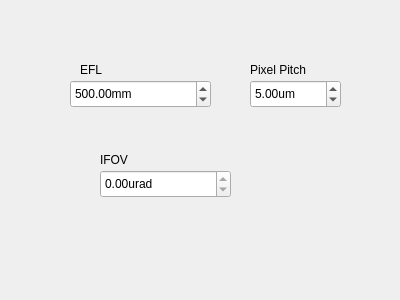
<?xml version="1.0" encoding="UTF-8"?>
<ui version="4.0">
 <class>Form</class>
 <widget class="QWidget" name="Form">
  <property name="geometry">
   <rect>
    <x>0</x>
    <y>0</y>
    <width>400</width>
    <height>300</height>
   </rect>
  </property>
  <property name="windowTitle">
   <string>Form</string>
  </property>
  <widget class="QDoubleSpinBox" name="eflSpinBox">
   <property name="geometry">
    <rect>
     <x>70</x>
     <y>80</y>
     <width>141</width>
     <height>28</height>
    </rect>
   </property>
   <property name="suffix">
    <string>mm</string>
   </property>
   <property name="maximum">
    <double>10000.000000000000000</double>
   </property>
   <property name="value">
    <double>500.000000000000000</double>
   </property>
  </widget>
  <widget class="QDoubleSpinBox" name="pitchSpinBox">
   <property name="geometry">
    <rect>
     <x>250</x>
     <y>80</y>
     <width>91</width>
     <height>28</height>
    </rect>
   </property>
   <property name="suffix">
    <string>um</string>
   </property>
   <property name="value">
    <double>5.000000000000000</double>
   </property>
  </widget>
  <widget class="QDoubleSpinBox" name="doubleSpinBox">
   <property name="geometry">
    <rect>
     <x>100</x>
     <y>170</y>
     <width>131</width>
     <height>28</height>
    </rect>
   </property>
   <property name="readOnly">
    <bool>true</bool>
   </property>
   <property name="suffix">
    <string>urad</string>
   </property>
  </widget>
  <widget class="QLabel" name="label">
   <property name="geometry">
    <rect>
     <x>80</x>
     <y>60</y>
     <width>76</width>
     <height>19</height>
    </rect>
   </property>
   <property name="text">
    <string>EFL</string>
   </property>
  </widget>
  <widget class="QLabel" name="label_2">
   <property name="geometry">
    <rect>
     <x>250</x>
     <y>60</y>
     <width>91</width>
     <height>19</height>
    </rect>
   </property>
   <property name="text">
    <string>Pixel Pitch</string>
   </property>
  </widget>
  <widget class="QLabel" name="label_3">
   <property name="geometry">
    <rect>
     <x>100</x>
     <y>150</y>
     <width>91</width>
     <height>19</height>
    </rect>
   </property>
   <property name="text">
    <string>IFOV</string>
   </property>
  </widget>
 </widget>
 <resources/>
 <connections/>
</ui>
